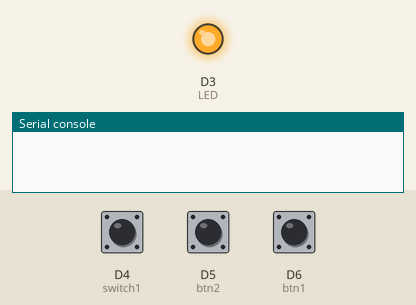
Recording of a program running on a simulated CircuitPython board. Shown: output pins drawn as LEDs (lit = HIGH), the last lines printed to the serial console. Dashed ring = blinking. Inputs (shaded band) come from the test bench; at power-on: D4 (switch1) LOW, D5 (btn2) HIGH, D6 (btn1) HIGH. USB keyboard and mouse output is not drawn.

Above: at 1.2 s.
1.3 s: D4 (switch1) pulled HIGH for 1 s
At 1.52 s:
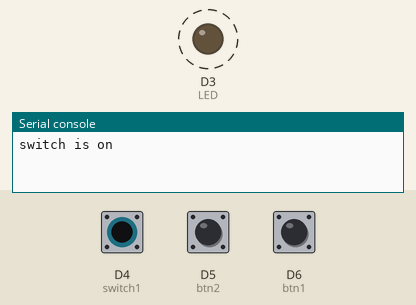
5.4 s: D4 (switch1) pulled HIGH for 3.2 s
At 9.8 s:
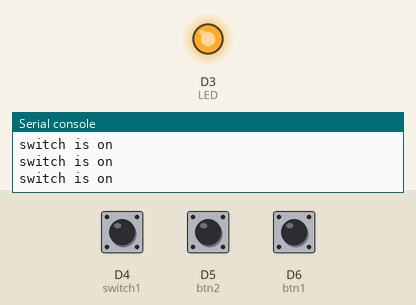
Timing chart, 0 to 11.3 s (numbered marks = the images above; inputs shaded):
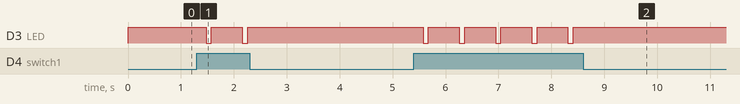

Measured:
- after the input at 1.3 s, D3 (LED): alternates HIGH for 0.58 s and LOW for 0.10 s, 4 changes in all, then stays HIGH, starting after 0.18 s
- after the input at 5.4 s, D3 (LED): alternates HIGH for 0.58 s and LOW for 0.10 s, 10 changes in all, then stays HIGH, starting after 0.18 s

The program:

seeed-switch.py
```python
import time
import digitalio
import board
import usb_hid
from adafruit_hid.keyboard import Keyboard
from adafruit_hid.keyboard_layout_us import KeyboardLayoutUS
from adafruit_hid.keycode import Keycode

keyboard = Keyboard(usb_hid.devices)
layout = KeyboardLayoutUS(keyboard)

btn1_pin = board.D6
btn2_pin = board.D5
switch1_input = board.D4  # Yellow wire
switch1_LED = board.D3  # Black wire

btn1 = digitalio.DigitalInOut(btn1_pin)
btn1.direction = digitalio.Direction.INPUT
btn1.pull = digitalio.Pull.UP

btn2 = digitalio.DigitalInOut(btn2_pin)
btn2.direction = digitalio.Direction.INPUT
btn2.pull = digitalio.Pull.UP

switch1 = digitalio.DigitalInOut(switch1_input)
switch1.direction = digitalio.Direction.INPUT
switch1.pull = digitalio.Pull.DOWN

LED = digitalio.DigitalInOut(switch1_LED)
LED.direction = digitalio.Direction.OUTPUT
LED.value = 1

while True:
    if not btn1.value:
        print("button 1 pressed")
        keyboard.press(Keycode.LEFT_SHIFT, Keycode.M)
        time.sleep(0.2)
        keyboard.release(Keycode.LEFT_SHIFT, Keycode.M)
    if not btn2.value:
        print("button 2 pressed")
        keyboard.press(Keycode.M)
        time.sleep(0.2)
        keyboard.release(Keycode.M)
    if switch1.value:
        print("switch is on")
        layout.write('hello there')
        LED.value = 0
        time.sleep(0.1)
        LED.value = 1
        time.sleep(.4)
        keyboard.release(Keycode.S)
```
